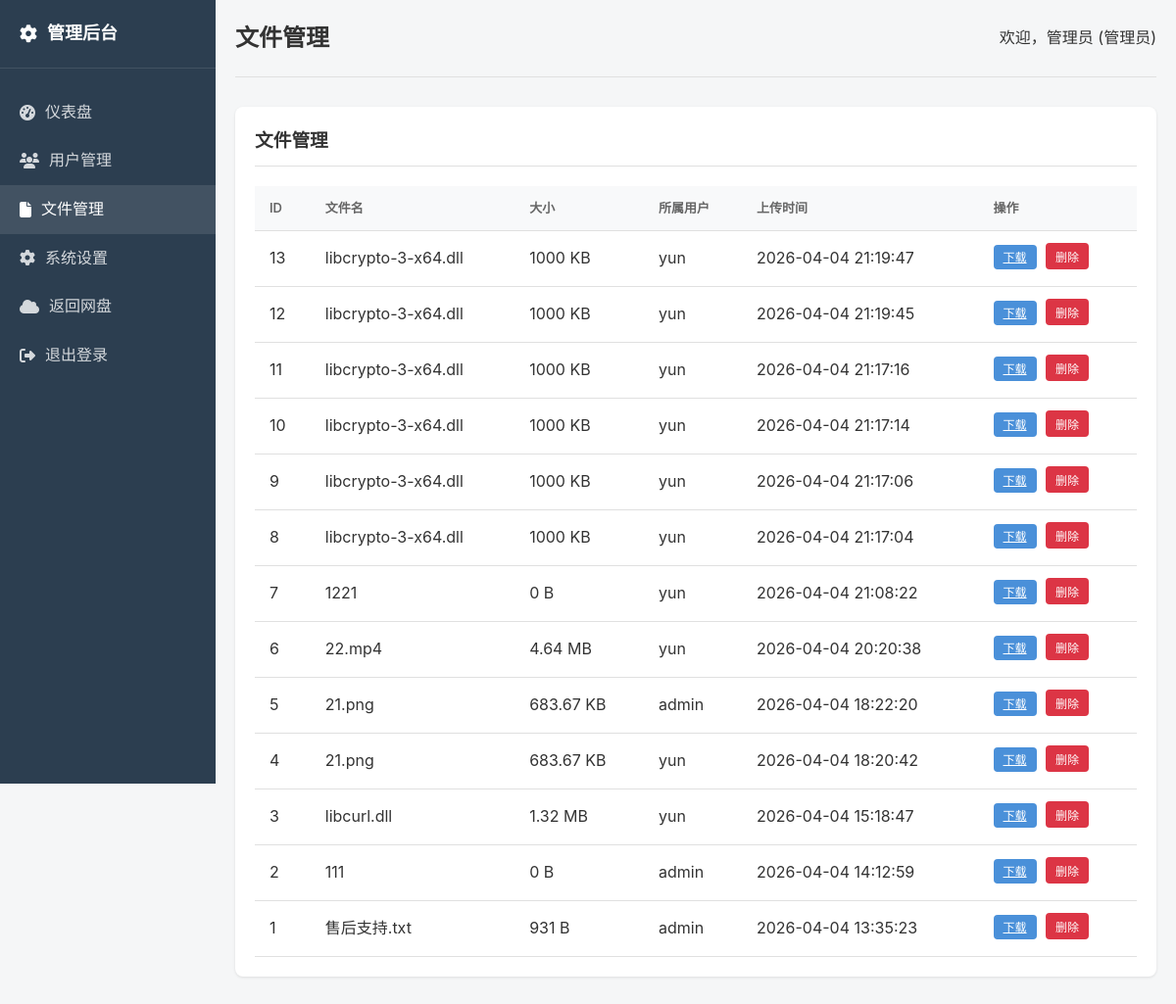
/admin.php?page=files (signed in), run on the app's committed database.
### tables this page shows
CREATE TABLE `users` (
  `id` int(10) unsigned NOT NULL AUTO_INCREMENT,
  `username` varchar(50) NOT NULL COMMENT '用户名',
  `email` varchar(100) NOT NULL COMMENT '邮箱',
  `password` varchar(255) NOT NULL COMMENT '密码哈希',
  `nickname` varchar(50) DEFAULT NULL COMMENT '昵称',
  `avatar` varchar(255) DEFAULT NULL COMMENT '头像URL',
  `storage_limit` bigint(20) unsigned DEFAULT '10737418240' COMMENT '存储空间限制(字节)，默认10GB',
  `storage_used` bigint(20) unsigned DEFAULT '0' COMMENT '已使用存储空间(字节)',
  `status` tinyint(4) DEFAULT '1' COMMENT '状态：0-禁用，1-正常',
  `is_admin` tinyint(4) DEFAULT '0' COMMENT '是否管理员：0-否，1-是',
  `created_at` timestamp NOT NULL DEFAULT CURRENT_TIMESTAMP,
  `updated_at` timestamp NULL DEFAULT NULL,
  `last_login_at` timestamp NULL DEFAULT NULL,
  `last_login_ip` varchar(45) DEFAULT NULL,
  `directory_browsing` tinyint(1) DEFAULT '0' COMMENT '是否启用目录化浏览',
  PRIMARY KEY (`id`),
  UNIQUE KEY `username` (`username`),
  UNIQUE KEY `email` (`email`)
);

CREATE TABLE `files` (
  `id` int(10) unsigned NOT NULL AUTO_INCREMENT,
  `user_id` int(10) unsigned NOT NULL COMMENT '所属用户ID',
  `parent_id` int(10) unsigned DEFAULT '0' COMMENT '父文件夹ID，0表示根目录',
  `filename` varchar(255) NOT NULL COMMENT '文件名',
  `original_name` varchar(255) NOT NULL COMMENT '原始文件名',
  `file_path` varchar(500) NOT NULL COMMENT '文件存储路径',
  `file_size` bigint(20) unsigned NOT NULL COMMENT '文件大小(字节)',
  `file_type` varchar(100) DEFAULT NULL COMMENT '文件MIME类型',
  `file_extension` varchar(20) DEFAULT NULL COMMENT '文件扩展名',
  `is_folder` tinyint(4) DEFAULT '0' COMMENT '是否为文件夹：0-文件，1-文件夹',
  `hash` varchar(64) DEFAULT NULL COMMENT '文件MD5哈希，用于秒传',
  `status` tinyint(4) DEFAULT '1' COMMENT '状态：0-删除，1-正常',
  `created_at` timestamp NOT NULL DEFAULT CURRENT_TIMESTAMP,
  `updated_at` timestamp NULL DEFAULT NULL,
  `deleted_at` timestamp NULL DEFAULT NULL,
  PRIMARY KEY (`id`),
  KEY `idx_user_parent` (`user_id`,`parent_id`),
  KEY `idx_hash` (`hash`),
  KEY `idx_status` (`status`),
  CONSTRAINT `fk_files_user` FOREIGN KEY (`user_id`) REFERENCES `users` (`id`) ON DELETE CASCADE
);

### includes/Database.php (called while the page is built, shortened)
<?php
class Database {
    private static $instance = null;
    private $pdo;
    private function __construct() {
        try {
            $dsn = "mysql:host=" . DB_HOST . ";dbname=" . DB_NAME . ";charset=" . DB_CHARSET;
            $options = [
                PDO::ATTR_ERRMODE => PDO::ERRMODE_EXCEPTION,
                PDO::ATTR_DEFAULT_FETCH_MODE => PDO::FETCH_ASSOC,
                PDO::ATTR_EMULATE_PREPARES => false,
            ];
            $this->pdo = new PDO($dsn, DB_USER, DB_PASS, $options);
        } catch (PDOException $e) {
            throw new Exception("数据库连接失败: " . $e->getMessage());
        }
    }
    public static function getInstance() {
        if (self::$instance === null) {
            self::$instance = new self();
        }
        return self::$instance;
    }
    public function query($sql, $params = []) {
        $stmt = $this->pdo->prepare($sql);
        $stmt->execute($params);
        return $stmt;
    }
    public function fetch($sql, $params = []) {
        return $this->query($sql, $params)->fetch();
    }
    public function fetchAll($sql, $params = []) {
        return $this->query($sql, $params)->fetchAll();
    }
}

### includes/Auth.php (called while the page is built, shortened)
<?php
class Auth {
    private $db;
    public function __construct() {
        $this->db = Database::getInstance();
    }
    public function check() {
        if (isset($_SESSION['user_id']) && isset($_SESSION['login_time'])) {
            return true;
        }
        return false;
    }
    public function user() {
        if ($this->check()) {
            return $this->getUserInfo($_SESSION['user_id']);
        }
        return null;
    }
    public function getUserInfo($userId) {
        try {
            $user = $this->db->fetch(
                "SELECT id, username, email, nickname, avatar, storage_limit, storage_used, is_admin, directory_browsing, created_at
                 FROM users WHERE id = ?",
                [$userId]
            );
            if ($user) {
                $value = isset($user['directory_browsing']) ? $user['directory_browsing'] : 'not set';
            }
            return $user;
        } catch (Exception $e) {
            $user = $this->db->fetch(
                "SELECT id, username, email, nickname, avatar, storage_limit, storage_used, is_admin, created_at
                 FROM users WHERE id = ?",
                [$userId]
            );
            if ($user) {
                $user['directory_browsing'] = 0;
                error_log("Got user without directory_browsing field, setting to 0");
            }
            return $user;
        }
    }
}

### includes/functions.php (called while the page is built, shortened)
<?php
function formatFileSize($bytes) {
    if ($bytes < 1024) {
        return $bytes . ' B';
    } elseif ($bytes < 1024 * 1024) {
        return round($bytes / 1024, 2) . ' KB';
    } elseif ($bytes < 1024 * 1024 * 1024) {
        return round($bytes / (1024 * 1024), 2) . ' MB';
    } else {
        return round($bytes / (1024 * 1024 * 1024), 2) . ' GB';
    }
}

### admin.php (the view, shortened to what this page needs)
<?php
require_once __DIR__ . '/includes/Database.php';
require_once __DIR__ . '/includes/Auth.php';
require_once __DIR__ . '/includes/functions.php';
$auth = new Auth();
$db = Database::getInstance();
$user = $auth->user();
?>
<!DOCTYPE html>
<html lang="zh-CN">
<head>
    <link rel="stylesheet" href="/assets/css/style.css">
    <link rel="stylesheet" href="/assets/css/all.min.css">
</head>
<body>
    <div class="admin-container">
        <aside class="admin-sidebar">
            <div class="admin-sidebar-header">
                <h1><i class="fas fa-cog"></i> 管理后台</h1>
            </div>
            <nav class="admin-nav">
                <a href="admin.php" class="admin-nav-item <?php echo empty($_GET['page'] ?? '') || ($_GET['page'] ?? '') == 'dashboard' ? 'active' : ''; ?>">
                    <i class="fas fa-tachometer-alt"></i>
                    <span>仪表盘</span>
                </a>
                <a href="admin.php?page=users" class="admin-nav-item <?php echo ($_GET['page'] ?? '') == 'users' ? 'active' : ''; ?>">
                    <i class="fas fa-users"></i>
                    <span>用户管理</span>
                </a>
                <a href="admin.php?page=files" class="admin-nav-item <?php echo ($_GET['page'] ?? '') == 'files' ? 'active' : ''; ?>">
                    <i class="fas fa-file"></i>
                    <span>文件管理</span>
                </a>
                <a href="admin.php?page=settings" class="admin-nav-item <?php echo ($_GET['page'] ?? '') == 'settings' ? 'active' : ''; ?>">
                    <i class="fas fa-cog"></i>
                    <span>系统设置</span>
                </a>
                <a href="drive.php" class="admin-nav-item">
                    <i class="fas fa-cloud"></i>
                    <span>返回网盘</span>
                </a>
                <a href="logout.php" class="admin-nav-item">
                    <i class="fas fa-sign-out-alt"></i>
                    <span>退出登录</span>
                </a>
            </nav>
        </aside>
        <main class="admin-main">
            <div class="admin-header">
                <h2><?php
                    $currentPage = $_GET['page'] ?? 'dashboard';
                    switch ($currentPage) {
                        case 'files': echo '文件管理'; break;
                    }
                ?></h2>
                <div class="user-info">
                    欢迎，<?php echo htmlspecialchars($user['nickname'] ?: $user['username']); ?> (管理员)
                </div>
            </div>
            <?php
                $currentPage = $_GET['page'] ?? 'dashboard';
            ?>
            <?php if ($currentPage == 'files'): ?>
            <div class="admin-section">
                <h3>文件管理</h3>
                <table class="user-table">
                    <thead>
                        <tr>
                            <th>ID</th>
                            <th>文件名</th>
                            <th>大小</th>
                            <th>所属用户</th>
                            <th>上传时间</th>
                            <th>操作</th>
                        </tr>
                    </thead>
                    <tbody>
                        <?php
                            $filePage = intval($_GET['file_page'] ?? 1);
                            $fileLimit = 20;
                            $fileOffset = ($filePage - 1) * $fileLimit;
                            $files = $db->fetchAll(
                                "SELECT f.id, f.filename, f.original_name, f.file_size, f.file_path, f.created_at, u.username
                                 FROM files f
                                 JOIN users u ON f.user_id = u.id
                                 WHERE f.status = 1
                                 ORDER BY f.created_at DESC
                                 LIMIT ? OFFSET ?",
                                [$fileLimit, $fileOffset]
                            );
                        ?>
                        <?php foreach ($files as $file): ?>
                        <tr>
                            <td><?php echo $file['id']; ?></td>
                            <td><?php echo htmlspecialchars($file['original_name']); ?></td>
                            <td><?php echo formatFileSize($file['file_size']); ?></td>
                            <td><?php echo htmlspecialchars($file['username']); ?></td>
                            <td><?php echo $file['created_at']; ?></td>
                            <td>
                                <a href="<?php echo APP_URL; ?>/direct.php?path=<?php echo urlencode($file['file_path']); ?>" class="btn-sm btn-primary" target="_blank">下载</a>
                                <button class="btn-sm btn-danger" onclick="deleteFile(<?php echo $file['id']; ?>)">删除</button>
                            </td>
                        </tr>
                        <?php endforeach; ?>
                    </tbody>
                </table>
            </div>
            <?php endif; ?>
        </main>
    </div>
</body>
</html>

### assets/css/style.css (style rules this page uses)
* { margin: 0; padding: 0; box-sizing: border-box; }
:root { --primary-color: #4a90d9; --primary-hover: #357abd; --secondary-color: #6c757d; --success-color: #28a745; --danger-color: #dc3545; --warning-color: #ffc107; --bg-color: #f5f6f7; --sidebar-bg: #2c3e50; --sidebar-width: 250px; --header-height: 60px; --border-color: #e0e0e0; --text-color: #333; --text-muted: #666; }
body { font-family: -apple-system, BlinkMacSystemFont, 'Segoe UI', Roboto, 'Helvetica Neue', Arial, sans-serif; background-color: var(--bg-color); color: var(--text-color); line-height: 1.6; }
.btn-primary { background-color: var(--primary-color); color: white; }
.btn-danger { background-color: var(--danger-color); color: white; }
.user-info { display: flex; justify-content: space-between; align-items: center; }

### admin.php (style rules this page uses)
.admin-container { display: flex; min-height: 100vh; }
.admin-sidebar { width: 220px; background: #2c3e50; color: white; position: fixed; height: 100vh; }
.admin-sidebar-header { padding: 20px; border-bottom: 1px solid rgba(255,255,255,0.1); }
.admin-sidebar-header h1 { font-size: 18px; display: flex; align-items: center; gap: 10px; }
.admin-nav { padding: 20px 0; }
.admin-nav-item { display: flex; align-items: center; padding: 12px 20px; color: rgba(255,255,255,0.8); text-decoration: none; transition: all 0.3s; gap: 10px; }
.admin-nav-item:hover, .admin-nav-item.active { background: rgba(255,255,255,0.1); color: white; }
.admin-main { flex: 1; margin-left: 220px; padding: 20px; background: #f5f6f7; min-height: 100vh; }
.admin-header { display: flex; justify-content: space-between; align-items: center; margin-bottom: 30px; padding-bottom: 20px; border-bottom: 1px solid #e0e0e0; }
.admin-header h2 { font-size: 24px; }
.admin-section { background: white; border-radius: 8px; box-shadow: 0 1px 3px rgba(0,0,0,0.1); padding: 20px; margin-bottom: 20px; }
.admin-section h3 { margin-bottom: 20px; padding-bottom: 10px; border-bottom: 1px solid #e0e0e0; }
.user-table { width: 100%; border-collapse: collapse; }
.user-table th, .user-table td { padding: 12px 15px; text-align: left; border-bottom: 1px solid #e0e0e0; }
.user-table th { background: #f8f9fa; font-weight: 600; color: #666; font-size: 13px; }
.btn-sm { padding: 5px 10px; font-size: 12px; border: none; border-radius: 4px; cursor: pointer; transition: all 0.3s; margin-right: 5px; margin-bottom: 5px; }
.btn-primary { background: #4a90d9; color: white; }
.btn-danger { background: #dc3545; color: white; }

### data on the page
users: nickname "管理员"
files: id "13", original_name "libcrypto-3-x64.dll", file_size "1000 KB", user.username "yun", created_at "2026-04-04 21:19:47"
files: id "12", original_name "libcrypto-3-x64.dll", file_size "1000 KB", user.username "yun", created_at "2026-04-04 21:19:45"
files: id "11", original_name "libcrypto-3-x64.dll", file_size "1000 KB", user.username "yun", created_at "2026-04-04 21:17:16"
files: id "10", original_name "libcrypto-3-x64.dll", file_size "1000 KB", user.username "yun", created_at "2026-04-04 21:17:14"
files: id "9", original_name "libcrypto-3-x64.dll", file_size "1000 KB", user.username "yun", created_at "2026-04-04 21:17:06"
files: id "8", original_name "libcrypto-3-x64.dll", file_size "1000 KB", user.username "yun", created_at "2026-04-04 21:17:04"
files: id "7", original_name "1221", file_size "0 B", user.username "yun", created_at "2026-04-04 21:08:22"
files: id "6", original_name "22.mp4", file_size "4.64 MB", user.username "yun", created_at "2026-04-04 20:20:38"
files: id "5", original_name "21.png", file_size "683.67 KB", user.username "admin", created_at "2026-04-04 18:22:20"
files: id "4", original_name "21.png", file_size "683.67 KB", user.username "yun", created_at "2026-04-04 18:20:42"
files: id "3", original_name "libcurl.dll", file_size "1.32 MB", user.username "yun", created_at "2026-04-04 15:18:47"
files: id "2", original_name "111", file_size "0 B", user.username "admin", created_at "2026-04-04 14:12:59"
files: id "1", original_name "售后支持.txt", file_size "931 B", user.username "admin", created_at "2026-04-04 13:35:23"
